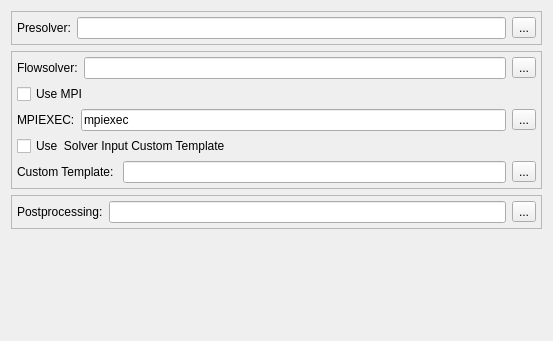
<?xml version="1.0" encoding="UTF-8"?>
<ui version="4.0">
 <class>svSimulationPreferencePage</class>
 <widget class="QWidget" name="svSimulationPreferencePage">
  <property name="geometry">
   <rect>
    <x>0</x>
    <y>0</y>
    <width>553</width>
    <height>341</height>
   </rect>
  </property>
  <property name="windowTitle">
   <string>Form</string>
  </property>
  <layout class="QVBoxLayout" name="verticalLayout">
   <item>
    <widget class="QFrame" name="frame">
     <property name="frameShape">
      <enum>QFrame::StyledPanel</enum>
     </property>
     <property name="frameShadow">
      <enum>QFrame::Raised</enum>
     </property>
     <layout class="QGridLayout" name="gridLayout">
      <property name="leftMargin">
       <number>5</number>
      </property>
      <property name="topMargin">
       <number>5</number>
      </property>
      <property name="rightMargin">
       <number>5</number>
      </property>
      <property name="bottomMargin">
       <number>5</number>
      </property>
      <item row="0" column="0">
       <widget class="QLabel" name="label">
        <property name="text">
         <string>Presolver:</string>
        </property>
       </widget>
      </item>
      <item row="0" column="1">
       <widget class="QLineEdit" name="lineEditPresolverPath"/>
      </item>
      <item row="0" column="2">
       <widget class="QToolButton" name="toolButtonPresolver">
        <property name="text">
         <string>...</string>
        </property>
       </widget>
      </item>
     </layout>
    </widget>
   </item>
   <item>
    <widget class="QFrame" name="frame_4">
     <property name="frameShape">
      <enum>QFrame::StyledPanel</enum>
     </property>
     <property name="frameShadow">
      <enum>QFrame::Raised</enum>
     </property>
     <layout class="QVBoxLayout" name="verticalLayout_2">
      <property name="spacing">
       <number>5</number>
      </property>
      <property name="leftMargin">
       <number>5</number>
      </property>
      <property name="topMargin">
       <number>5</number>
      </property>
      <property name="rightMargin">
       <number>5</number>
      </property>
      <property name="bottomMargin">
       <number>5</number>
      </property>
      <item>
       <widget class="QWidget" name="widget_2" native="true">
        <layout class="QGridLayout" name="gridLayout_3">
         <property name="leftMargin">
          <number>0</number>
         </property>
         <property name="topMargin">
          <number>0</number>
         </property>
         <property name="rightMargin">
          <number>0</number>
         </property>
         <property name="bottomMargin">
          <number>0</number>
         </property>
         <item row="0" column="0">
          <widget class="QLabel" name="label_2">
           <property name="text">
            <string>Flowsolver:</string>
           </property>
          </widget>
         </item>
         <item row="0" column="2">
          <widget class="QToolButton" name="toolButtonFlowsolver">
           <property name="text">
            <string>...</string>
           </property>
          </widget>
         </item>
         <item row="0" column="1">
          <widget class="QLineEdit" name="lineEditFlowsolverPath"/>
         </item>
        </layout>
       </widget>
      </item>
      <item>
       <widget class="QWidget" name="widget_3" native="true">
        <layout class="QHBoxLayout" name="horizontalLayout_2">
         <property name="leftMargin">
          <number>0</number>
         </property>
         <property name="topMargin">
          <number>0</number>
         </property>
         <property name="rightMargin">
          <number>0</number>
         </property>
         <property name="bottomMargin">
          <number>0</number>
         </property>
         <item>
          <widget class="QCheckBox" name="checkBoxUseMPI">
           <property name="text">
            <string>Use MPI   </string>
           </property>
          </widget>
         </item>
        </layout>
       </widget>
      </item>
      <item>
       <widget class="QWidget" name="widget_6" native="true">
        <layout class="QGridLayout" name="gridLayout_5">
         <property name="leftMargin">
          <number>0</number>
         </property>
         <property name="topMargin">
          <number>0</number>
         </property>
         <property name="rightMargin">
          <number>0</number>
         </property>
         <property name="bottomMargin">
          <number>0</number>
         </property>
         <item row="1" column="0">
          <widget class="QLabel" name="label_5">
           <property name="text">
            <string>MPIEXEC:</string>
           </property>
          </widget>
         </item>
         <item row="1" column="2">
          <widget class="QToolButton" name="toolButtonMPIExec">
           <property name="text">
            <string>...</string>
           </property>
          </widget>
         </item>
         <item row="1" column="1">
          <widget class="QLineEdit" name="lineEditMPIExecPath">
           <property name="text">
            <string>mpiexec</string>
           </property>
          </widget>
         </item>
        </layout>
       </widget>
      </item>
      <item>
       <widget class="QWidget" name="widget" native="true">
        <layout class="QHBoxLayout" name="horizontalLayout">
         <property name="leftMargin">
          <number>0</number>
         </property>
         <property name="topMargin">
          <number>0</number>
         </property>
         <property name="rightMargin">
          <number>0</number>
         </property>
         <property name="bottomMargin">
          <number>0</number>
         </property>
         <item>
          <widget class="QCheckBox" name="checkBoxUseCustom">
           <property name="text">
            <string>Use  Solver Input Custom Template</string>
           </property>
          </widget>
         </item>
        </layout>
       </widget>
      </item>
      <item>
       <widget class="QWidget" name="widget_5" native="true">
        <layout class="QGridLayout" name="gridLayout_4">
         <property name="leftMargin">
          <number>0</number>
         </property>
         <property name="topMargin">
          <number>0</number>
         </property>
         <property name="rightMargin">
          <number>0</number>
         </property>
         <property name="bottomMargin">
          <number>0</number>
         </property>
         <item row="1" column="1">
          <widget class="QLineEdit" name="lineEditCustomTemplatePath"/>
         </item>
         <item row="1" column="0">
          <widget class="QLabel" name="label_4">
           <property name="text">
            <string>Custom Template: </string>
           </property>
          </widget>
         </item>
         <item row="1" column="2">
          <widget class="QToolButton" name="toolButtonCustomTemplate">
           <property name="text">
            <string>...</string>
           </property>
          </widget>
         </item>
        </layout>
       </widget>
      </item>
     </layout>
    </widget>
   </item>
   <item>
    <widget class="QFrame" name="frame_3">
     <property name="frameShape">
      <enum>QFrame::StyledPanel</enum>
     </property>
     <property name="frameShadow">
      <enum>QFrame::Raised</enum>
     </property>
     <layout class="QGridLayout" name="gridLayout_2">
      <property name="leftMargin">
       <number>5</number>
      </property>
      <property name="topMargin">
       <number>5</number>
      </property>
      <property name="rightMargin">
       <number>5</number>
      </property>
      <property name="bottomMargin">
       <number>5</number>
      </property>
      <item row="0" column="0">
       <widget class="QLabel" name="label_3">
        <property name="text">
         <string>Postprocessing:</string>
        </property>
       </widget>
      </item>
      <item row="0" column="1">
       <widget class="QLineEdit" name="lineEditPostsolverPath"/>
      </item>
      <item row="0" column="2">
       <widget class="QToolButton" name="toolButtonPostsolver">
        <property name="text">
         <string>...</string>
        </property>
       </widget>
      </item>
     </layout>
    </widget>
   </item>
   <item>
    <spacer name="verticalSpacer">
     <property name="orientation">
      <enum>Qt::Vertical</enum>
     </property>
     <property name="sizeHint" stdset="0">
      <size>
       <width>20</width>
       <height>40</height>
      </size>
     </property>
    </spacer>
   </item>
  </layout>
 </widget>
 <resources/>
 <connections/>
</ui>
